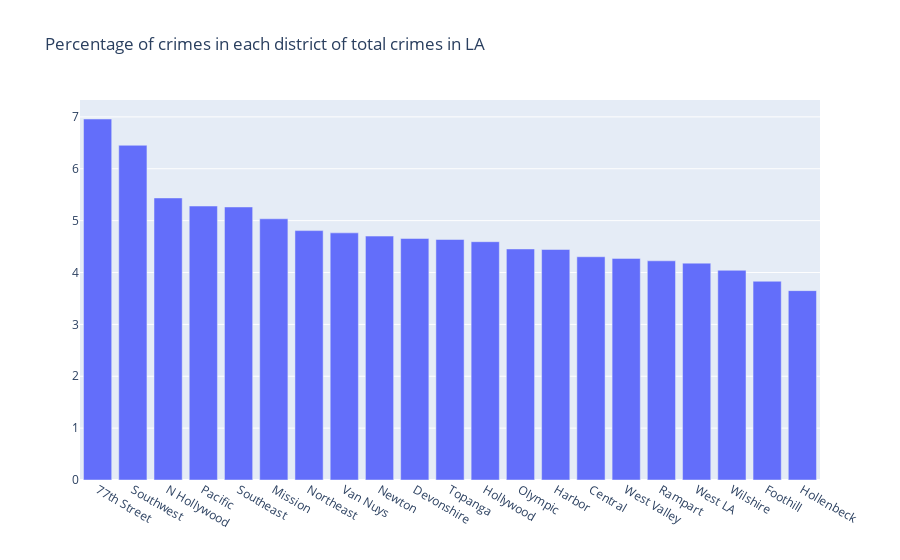

Write notebook code for a chart like this one.
### Code cell
#plot data
fig_6_1 = go.Figure(data=go.Bar(x=df_task6.index, y=df_task6['Percentage_Of_Total_Amount'], name=i),
                    layout={'title': 'Percentage of crimes in each district of total crimes in LA'})
iplot(fig_6_1, show_link=False)

### Figure 1 — Plotly figure (JSON) as saved in the notebook; plotly's stock layout.template omitted (floating-point values rounded to 4 significant figures)
{"data": [{"name": "Sunday", "type": "bar", "x": ["77th Street", "Southwest", "N Hollywood", "Pacific", "Southeast", "Mission", "Northeast", "Van Nuys", "Newton", "Devonshire", "Topanga", "Hollywood", "Olympic", "Harbor", "Central", "West Valley", "Rampart", "West LA", "Wilshire", "Foothill", "Hollenbeck"], "y": [6.96, 6.453, 5.438, 5.282, 5.263, 5.036, 4.808, 4.764, 4.702, 4.656, 4.637, 4.594, 4.454, 4.444, 4.304, 4.272, 4.226, 4.181, 4.042, 3.832, 3.651]}], "layout": {"title": {"text": "Percentage of crimes in each district of total crimes in LA"}}}
